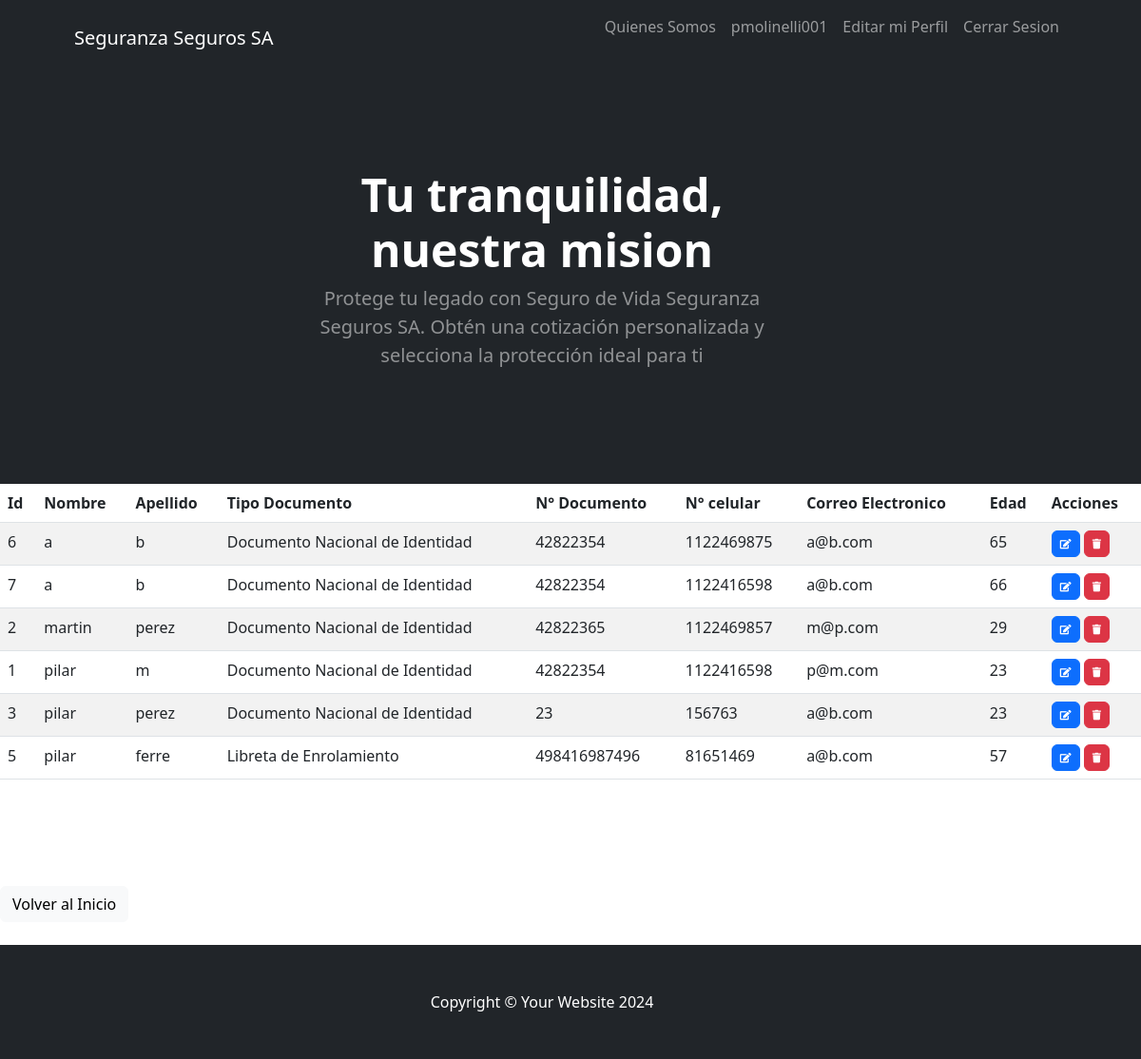
The page /vida/ (signed in) on the database its author committed.
### app/models.py (models this page shows, shortened)
class Vida(models.Model):
    nombre = models.CharField(max_length=40)
    apellido = models.CharField(max_length=40)
    opciones_documento = (
        ('Documento Nacional de Identidad','Documento Nacional de Identidad'),
        ('Libreta Civica','Libreta Civica'),
        ('Libreta de Enrolamiento','Libreta de Enrolamiento'),
        ('CUIT','CUIT')
    )
    tipo_documento = models.CharField(max_length=40,choices=opciones_documento)
    numero_doc = models.IntegerField(20)
    numero_celular = models.IntegerField(15)
    correo_electronico = models.EmailField(max_length=40)
    class Meta:
        verbose_name = "Vida"
        verbose_name_plural ="Vida"
        ordering = ["nombre"]
    edad = models.IntegerField(default=0)

### app/views.py (the view)
# urls.py: path('vida/',VidaList.as_view(), name="vida"),
class VidaList(LoginRequiredMixin,ListView):
    model = Vida

### app/templates/app/vida_list.html
{%extends "app/index.html"%}
{%block titulo%}
<p class="lead text-white-50 mb-4">Protege tu legado con Seguro de Vida Seguranza Seguros SA. Obtén una cotización personalizada y selecciona la protección ideal para ti</p>
{%endblock titulo%}
{%block contenido%}
<table class="table table-striped">
    <thead>
        <tr>
            <th>Id</th>
            <th>Nombre</th>
            <th>Apellido</th>
            <th>Tipo Documento</th>
            <th>N° Documento</th>
            <th>N° celular</th>
            <th>Correo Electronico</th>
            <th>Edad</th>
            <th>Acciones</th>
        </tr>
    </thead>
    <tbody>
    {% for vida in vida_list  %}
        <tr>
            <td>{{ vida.id }}</td>
            <td>{{ vida.nombre }}</td>
            <td>{{ vida.apellido }}</td>
            <td>{{ vida.tipo_documento }}</td>
            <td>{{ vida.numero_doc }}</td>
            <td>{{ vida.numero_celular }}</td>
            <td>{{ vida.correo_electronico }}</td>
            <td>{{ vida.edad }}</td>
            <td>
                <a
                  href="{% url 'vidaUpdate' vida.id %}"
                  class="btn btn-primary"
                  style="--bs-btn-padding-y: .25rem; --bs-btn-padding-x: .5rem; --bs-btn-font-size: .75rem;"
                  ><i class="fa fa-edit fa-sm" title="Edit Record"></i>
                </a>
                <a
                  href="{% url 'vidaDelete' vida.id %}"
                  class="btn btn-danger"
                  style="--bs-btn-padding-y: .25rem; --bs-btn-padding-x: .5rem; --bs-btn-font-size: .75rem;"
                  ><i class="fa fa-trash fa-sm" title="Delete Record"></i>
                </a>
            </td>
        </tr>
    {% endfor %}
    </tbody>
</table>
<br>
<br>
<br>
<br>
<a href= '/home' class="btn btn-light">Volver al Inicio</a>
<br>
<br>
{%endblock contenido%}

### app/templates/app/index.html (shortened to what this page needs)
<!DOCTYPE html>
<html lang="en">
    <head>
        {%load static%}
        <link href="https://cdn.jsdelivr.net/npm/bootstrap-icons@1.4.1/font/bootstrap-icons.css" rel="stylesheet" />
        <link href="{% static 'css/styles.css'%}" rel="stylesheet" />
        <link href="https://cdnjs.cloudflare.com/ajax/libs/font-awesome/5.15.4/css/all.min.css" rel="stylesheet">
        <link href="https://cdn.jsdelivr.net/npm/bootstrap-icons@1.5.0/font/bootstrap-icons.css" rel="stylesheet">
    </head>
    <body>
        <nav class="navbar navbar-expand-lg navbar-dark bg-dark">
            <div class="container px-5">
                <a class="navbar-brand" href="{% url 'home' %}">Seguranza Seguros SA</a>
                <div class="collapse navbar-collapse" id="navbarSupportedContent">
                    <ul class="navbar-nav ms-auto mb-2 mb-lg-0">
                        <li class="nav-item"><a class="nav-link" href="{% url 'quienes_somos' %}">Quienes Somos</a></li>
                        {% if user.is_authenticated%}
                        <li class="nav-item"><a class="nav-link"> {{user.username}}</a></li>
                        <li class="nav-item"><a class="nav-link" href="{% url 'perfil' %}"> Editar mi Perfil</a>
                        <br>
                        <li class="nav-item"><a class="nav-link" href="{% url 'logout' %}"> Cerrar Sesion</a></li>
                        {% else %}
                        <li class="nav-item"><a class="nav-link" href="{% url 'login'%}">Iniciar Sesion</a></li>
                        <br>
                        <a class="nav-link" href="{% url 'registro' %}">Registrarme</a>
                        {%endif%}
                    </ul>
                </div>
            </div>
        </nav>
        <header class="bg-dark py-5">
            <div class="container px-5">
                <div class="row gx-5 justify-content-center">
                    <div class="col-lg-6">
                        <div class="text-center my-5">
                            <h1 class="display-5 fw-bolder text-white mb-2">Tu tranquilidad, nuestra mision</h1>
                            {%block titulo%}{%endblock titulo%}
                        </div>
                    </div>
                </div>
            </div>
        </header>
        {%block contenido%}{%endblock contenido%}
        <footer class="py-5 bg-dark">
            <div class="container px-5"><p class="m-0 text-center text-white">Copyright &copy; Your Website 2024</p></div>
        </footer>
    </body>
</html>

### rows shown on the page
Vida: id "6", nombre "a", apellido "b", tipo_documento "Documento Nacional de Identidad", numero_doc "42822354", numero_celular "1122469875", correo_electronico "a@b.com", edad "65"
Vida: id "7", nombre "a", apellido "b", tipo_documento "Documento Nacional de Identidad", numero_doc "42822354", numero_celular "1122416598", correo_electronico "a@b.com", edad "66"
Vida: id "2", nombre "martin", apellido "perez", tipo_documento "Documento Nacional de Identidad", numero_doc "42822365", numero_celular "1122469857", correo_electronico "m@p.com", edad "29"
Vida: id "1", nombre "pilar", apellido "m", tipo_documento "Documento Nacional de Identidad", numero_doc "42822354", numero_celular "1122416598", correo_electronico "p@m.com", edad "23"
Vida: id "3", nombre "pilar", apellido "perez", tipo_documento "Documento Nacional de Identidad", numero_doc "23", numero_celular "156763", correo_electronico "a@b.com", edad "23"
Vida: id "5", nombre "pilar", apellido "ferre", tipo_documento "Libreta de Enrolamiento", numero_doc "498416987496", numero_celular "81651469", correo_electronico "a@b.com", edad "57"

### other values the page prints
{{ user.username }} "pmolinelli001"
